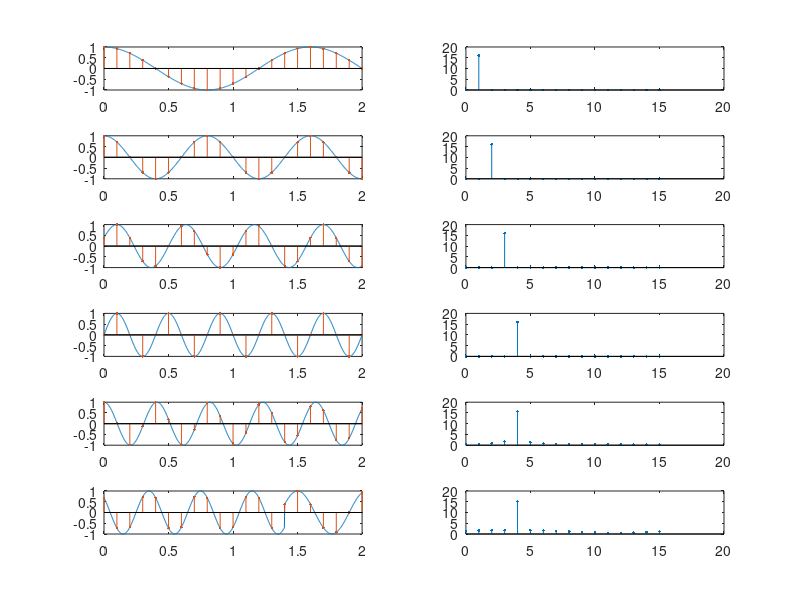

This figure's MATLAB source:
clear all;
clc;

T = 1.6;                      
ND = 1000; % Number of OFDM symbols
nn = 0:ND; % OFDM symbols range from 0 to 1000
ts = 0.002; % Symbol period
tt = nn*ts; % Time interval
Ts = 0.1; 
M = round(Ts/ts); % Sampling period in continuous/discrete-time
nns = [1:M:ND+1]; 
tts = (nns-1)*ts; % Sampling indices and times
ks = [1:4 3.9 4];                      % subc
tds = [0 0 0.1 0.1 0 0.15]; % Frequencies and delays
K = length(ks);

for i = 1:K
    k = ks(i); 
    td = tds(i);
    x(i,:) = exp(1i*2*pi*k*(tt-td)/T);
    
    if i == K
        x(K,:) = [x(K,[302:end]) x(K-3,[1:301])];
    end
    
    subplot(K,2,2*i-1)
    plot(tt,real(x(i,:)))
    
    hold on
    plot(tt([1 end]),[0 0],'k')
    stem(tts,real(x(i,nns)),'.')

end

N = round(T/Ts); 
xn = x(:,nns(1:N));
xn*xn'/N; % check orthogonality
Xk = fft(xn.').'; kk = 0:N-1;

for i = 1:K
    k = ks(i); 
    td = tds(i); 
    subplot(K,2,2*i)
    stem(kk,abs(Xk(i,:)), '.' );
end